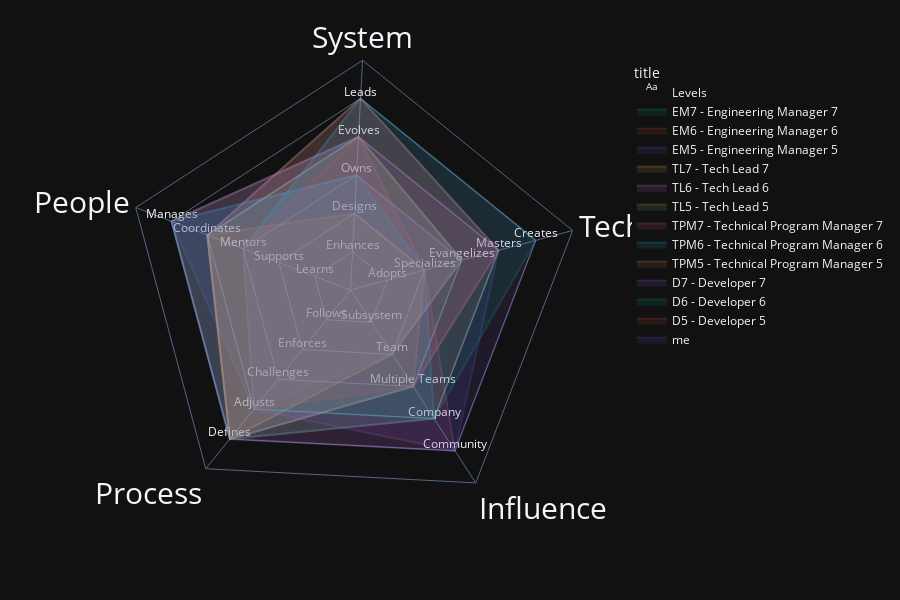

Here is the notebook cell this chart was saved with:
### Code cell
plot_engineering_ladders([me, *levels(min=5)], template="plotly_dark", height=600).update_traces(opacity=0.2, selector=lambda trace: trace.name!="Levels")

### Figure 1 — Plotly figure (JSON) as saved in the notebook; plotly's stock layout.template omitted (floating-point values rounded to 4 significant figures)
{"data": [{"hovertemplate": ["Actively learns and adopts the<br>technology and tools defined<br>by the team", "Is the go-to person for one or<br>more technologies and takes<br>initiative to learn new ones", "Researches, creates proofs of<br>concept and introduces new<br>technologies to the team", "Has very deep knowledge about<br>the whole technology stack of<br>the system", "Designs and creates new<br>technologies that are widely<br>used either by internal or<br>external teams", "Successfully pushes new<br>features and bug fixes to<br>improve and extend the system", "Designs and implements medium<br>to large size features while<br>reducing the system’s tech<br>debt", "Owns the production operation<br>and monitoring of the system<br>and is aware of its SLAs", "Evolves the architecture to<br>support future requirements<br>and defines its SLAs", "Leads the technical excellence<br>of the system and creates<br>plans to mitigate outages", "Quickly learns from others and<br>consistently steps up when it<br>is required", "Proactively supports other<br>team members and helps them to<br>be successful", "Mentors others to accelerate<br>their career-growth and<br>encourages them to participate", "Coordinates team members<br>providing effective feedback<br>and moderating discussions", "Manages the team members’<br>career, expectations,<br>performance and level of<br>happiness", "Follows the team processes,<br>delivering a consistent flow<br>of features to production", "Enforces the team processes,<br>making sure everybody<br>understands the benefits and<br>tradeoffs", "Challenges the team processes,<br>looking for ways to improve<br>them", "Adjusts the team processes,<br>listening to feedback and<br>guiding the team through the<br>changes", "Defines the right processes<br>for the team’s maturity level,<br>balancing agility and<br>discipline", "Makes an impact on one or more<br>subsystems", "Makes an impact on the whole<br>team, not just on specific<br>parts of it", "Makes an impact not only<br>his/her team but also on other<br>teams", "Makes an impact on the whole<br>tech organization", "Makes an impact on the tech<br>community"], "mode": "text", "name": "Levels", "r": [1, 2, 3, 4, 5, 1, 2, 3, 4, 5, 1, 2, 3, 4, 5, 1, 2, 3, 4, 5, 1, 2, 3, 4, 5], "text": ["Adopts", "Specializes", "Evangelizes", "Masters", "Creates", "Enhances", "Designs", "Owns", "Evolves", "Leads", "Learns", "Supports", "Mentors", "Coordinates", "Manages", "Follows", "Enforces", "Challenges", "Adjusts", "Defines", "Subsystem", "Team", "Multiple Teams", "Company", "Community"], "textposition": "top center", "theta": ["Technology", "Technology", "Technology", "Technology", "Technology", "System", "System", "System", "System", "System", "People", "People", "People", "People", "People", "Process", "Process", "Process", "Process", "Process", "Influence", "Influence", "Influence", "Influence", "Influence"], "type": "scatterpolar"}, {"customdata": [["Researches, creates proofs of<br>concept and introduces new<br>technologies to the team"], ["Evolves the architecture to<br>support future requirements<br>and defines its SLAs"], ["Manages the team members’<br>career, expectations,<br>performance and level of<br>happiness"], ["Defines the right processes<br>for the team’s maturity level,<br>balancing agility and<br>discipline"], ["Makes an impact not only<br>his/her team but also on other<br>teams"], ["Researches, creates proofs of<br>concept and introduces new<br>technologies to the team"]], "fill": "toself", "hovertemplate": "<b>%{hovertext}</b><br><br>title=EM7 - Engineering Manager 7<br>value=%{r}<br>axis=%{theta}<br>description=%{customdata[0]}<extra></extra>", "hovertext": ["EVANGELIZES", "EVOLVES", "MANAGES", "DEFINES", "MULTIPLE_TEAMS", "EVANGELIZES"], "legendgroup": "EM7 - Engineering Manager 7", "line": {"color": "#00cc96", "dash": "solid"}, "marker": {"symbol": "circle"}, "mode": "lines", "name": "EM7 - Engineering Manager 7", "opacity": 0.2, "r": [3, 4, 5, 5, 3, 3], "showlegend": true, "subplot": "polar", "theta": ["Technology", "System", "People", "Process", "Influence", "Technology"], "type": "scatterpolar"}, {"customdata": [["Researches, creates proofs of<br>concept and introduces new<br>technologies to the team"], ["Evolves the architecture to<br>support future requirements<br>and defines its SLAs"], ["Manages the team members’<br>career, expectations,<br>performance and level of<br>happiness"], ["Defines the right processes<br>for the team’s maturity level,<br>balancing agility and<br>discipline"], ["Makes an impact on the whole<br>team, not just on specific<br>parts of it"], ["Researches, creates proofs of<br>concept and introduces new<br>technologies to the team"]], "fill": "toself", "hovertemplate": "<b>%{hovertext}</b><br><br>title=EM6 - Engineering Manager 6<br>value=%{r}<br>axis=%{theta}<br>description=%{customdata[0]}<extra></extra>", "hovertext": ["EVANGELIZES", "EVOLVES", "MANAGES", "DEFINES", "TEAM", "EVANGELIZES"], "legendgroup": "EM6 - Engineering Manager 6", "line": {"color": "#EF553B", "dash": "solid"}, "marker": {"symbol": "circle"}, "mode": "lines", "name": "EM6 - Engineering Manager 6", "opacity": 0.2, "r": [3, 4, 5, 5, 2, 3], "showlegend": true, "subplot": "polar", "theta": ["Technology", "System", "People", "Process", "Influence", "Technology"], "type": "scatterpolar"}, {"customdata": [["Researches, creates proofs of<br>concept and introduces new<br>technologies to the team"], ["Owns the production operation<br>and monitoring of the system<br>and is aware of its SLAs"], ["Manages the team members’<br>career, expectations,<br>performance and level of<br>happiness"], ["Adjusts the team processes,<br>listening to feedback and<br>guiding the team through the<br>changes"], ["Makes an impact on the whole<br>team, not just on specific<br>parts of it"], ["Researches, creates proofs of<br>concept and introduces new<br>technologies to the team"]], "fill": "toself", "hovertemplate": "<b>%{hovertext}</b><br><br>title=EM5 - Engineering Manager 5<br>value=%{r}<br>axis=%{theta}<br>description=%{customdata[0]}<extra></extra>", "hovertext": ["EVANGELIZES", "OWNS", "MANAGES", "ADJUSTS", "TEAM", "EVANGELIZES"], "legendgroup": "EM5 - Engineering Manager 5", "line": {"color": "#636efa", "dash": "solid"}, "marker": {"symbol": "circle"}, "mode": "lines", "name": "EM5 - Engineering Manager 5", "opacity": 0.2, "r": [3, 3, 5, 4, 2, 3], "showlegend": true, "subplot": "polar", "theta": ["Technology", "System", "People", "Process", "Influence", "Technology"], "type": "scatterpolar"}, {"customdata": [["Has very deep knowledge about<br>the whole technology stack of<br>the system"], ["Leads the technical excellence<br>of the system and creates<br>plans to mitigate outages"], ["Coordinates team members<br>providing effective feedback<br>and moderating discussions"], ["Defines the right processes<br>for the team’s maturity level,<br>balancing agility and<br>discipline"], ["Makes an impact on the whole<br>tech organization"], ["Has very deep knowledge about<br>the whole technology stack of<br>the system"]], "fill": "toself", "hovertemplate": "<b>%{hovertext}</b><br><br>title=TL7 - Tech Lead 7<br>value=%{r}<br>axis=%{theta}<br>description=%{customdata[0]}<extra></extra>", "hovertext": ["MASTERS", "LEADS", "COORDINATES", "DEFINES", "COMPANY", "MASTERS"], "legendgroup": "TL7 - Tech Lead 7", "line": {"color": "#FECB52", "dash": "solid"}, "marker": {"symbol": "circle"}, "mode": "lines", "name": "TL7 - Tech Lead 7", "opacity": 0.2, "r": [4, 5, 4, 5, 4, 4], "showlegend": true, "subplot": "polar", "theta": ["Technology", "System", "People", "Process", "Influence", "Technology"], "type": "scatterpolar"}, {"customdata": [["Has very deep knowledge about<br>the whole technology stack of<br>the system"], ["Leads the technical excellence<br>of the system and creates<br>plans to mitigate outages"], ["Coordinates team members<br>providing effective feedback<br>and moderating discussions"], ["Defines the right processes<br>for the team’s maturity level,<br>balancing agility and<br>discipline"], ["Makes an impact not only<br>his/her team but also on other<br>teams"], ["Has very deep knowledge about<br>the whole technology stack of<br>the system"]], "fill": "toself", "hovertemplate": "<b>%{hovertext}</b><br><br>title=TL6 - Tech Lead 6<br>value=%{r}<br>axis=%{theta}<br>description=%{customdata[0]}<extra></extra>", "hovertext": ["MASTERS", "LEADS", "COORDINATES", "DEFINES", "MULTIPLE_TEAMS", "MASTERS"], "legendgroup": "TL6 - Tech Lead 6", "line": {"color": "#FF97FF", "dash": "solid"}, "marker": {"symbol": "circle"}, "mode": "lines", "name": "TL6 - Tech Lead 6", "opacity": 0.2, "r": [4, 5, 4, 5, 3, 4], "showlegend": true, "subplot": "polar", "theta": ["Technology", "System", "People", "Process", "Influence", "Technology"], "type": "scatterpolar"}, {"customdata": [["Researches, creates proofs of<br>concept and introduces new<br>technologies to the team"], ["Evolves the architecture to<br>support future requirements<br>and defines its SLAs"], ["Coordinates team members<br>providing effective feedback<br>and moderating discussions"], ["Defines the right processes<br>for the team’s maturity level,<br>balancing agility and<br>discipline"], ["Makes an impact on the whole<br>team, not just on specific<br>parts of it"], ["Researches, creates proofs of<br>concept and introduces new<br>technologies to the team"]], "fill": "toself", "hovertemplate": "<b>%{hovertext}</b><br><br>title=TL5 - Tech Lead 5<br>value=%{r}<br>axis=%{theta}<br>description=%{customdata[0]}<extra></extra>", "hovertext": ["EVANGELIZES", "EVOLVES", "COORDINATES", "DEFINES", "TEAM", "EVANGELIZES"], "legendgroup": "TL5 - Tech Lead 5", "line": {"color": "#B6E880", "dash": "solid"}, "marker": {"symbol": "circle"}, "mode": "lines", "name": "TL5 - Tech Lead 5", "opacity": 0.2, "r": [3, 4, 4, 5, 2, 3], "showlegend": true, "subplot": "polar", "theta": ["Technology", "System", "People", "Process", "Influence", "Technology"], "type": "scatterpolar"}, {"customdata": [["Is the go-to person for one or<br>more technologies and takes<br>initiative to learn new ones"], ["Evolves the architecture to<br>support future requirements<br>and defines its SLAs"], ["Manages the team members’<br>career, expectations,<br>performance and level of<br>happiness"], ["Defines the right processes<br>for the team’s maturity level,<br>balancing agility and<br>discipline"], ["Makes an impact on the tech<br>community"], ["Is the go-to person for one or<br>more technologies and takes<br>initiative to learn new ones"]], "fill": "toself", "hovertemplate": "<b>%{hovertext}</b><br><br>title=TPM7 - Technical Program Manager 7<br>value=%{r}<br>axis=%{theta}<br>description=%{customdata[0]}<extra></extra>", "hovertext": ["SPECIALIZES", "EVOLVES", "MANAGES", "DEFINES", "COMMUNITY", "SPECIALIZES"], "legendgroup": "TPM7 - Technical Program Manager 7", "line": {"color": "#FF6692", "dash": "solid"}, "marker": {"symbol": "circle"}, "mode": "lines", "name": "TPM7 - Technical Program Manager 7", "opacity": 0.2, "r": [2, 4, 5, 5, 5, 2], "showlegend": true, "subplot": "polar", "theta": ["Technology", "System", "People", "Process", "Influence", "Technology"], "type": "scatterpolar"}, {"customdata": [["Is the go-to person for one or<br>more technologies and takes<br>initiative to learn new ones"], ["Owns the production operation<br>and monitoring of the system<br>and is aware of its SLAs"], ["Manages the team members’<br>career, expectations,<br>performance and level of<br>happiness"], ["Defines the right processes<br>for the team’s maturity level,<br>balancing agility and<br>discipline"], ["Makes an impact on the whole<br>tech organization"], ["Is the go-to person for one or<br>more technologies and takes<br>initiative to learn new ones"]], "fill": "toself", "hovertemplate": "<b>%{hovertext}</b><br><br>title=TPM6 - Technical Program Manager 6<br>value=%{r}<br>axis=%{theta}<br>description=%{customdata[0]}<extra></extra>", "hovertext": ["SPECIALIZES", "OWNS", "MANAGES", "DEFINES", "COMPANY", "SPECIALIZES"], "legendgroup": "TPM6 - Technical Program Manager 6", "line": {"color": "#19d3f3", "dash": "solid"}, "marker": {"symbol": "circle"}, "mode": "lines", "name": "TPM6 - Technical Program Manager 6", "opacity": 0.2, "r": [2, 3, 5, 5, 4, 2], "showlegend": true, "subplot": "polar", "theta": ["Technology", "System", "People", "Process", "Influence", "Technology"], "type": "scatterpolar"}, {"customdata": [["Is the go-to person for one or<br>more technologies and takes<br>initiative to learn new ones"], ["Designs and implements medium<br>to large size features while<br>reducing the system’s tech<br>debt"], ["Coordinates team members<br>providing effective feedback<br>and moderating discussions"], ["Defines the right processes<br>for the team’s maturity level,<br>balancing agility and<br>discipline"], ["Makes an impact not only<br>his/her team but also on other<br>teams"], ["Is the go-to person for one or<br>more technologies and takes<br>initiative to learn new ones"]], "fill": "toself", "hovertemplate": "<b>%{hovertext}</b><br><br>title=TPM5 - Technical Program Manager 5<br>value=%{r}<br>axis=%{theta}<br>description=%{customdata[0]}<extra></extra>", "hovertext": ["SPECIALIZES", "DESIGNS", "COORDINATES", "DEFINES", "MULTIPLE_TEAMS", "SPECIALIZES"], "legendgroup": "TPM5 - Technical Program Manager 5", "line": {"color": "#FFA15A", "dash": "solid"}, "marker": {"symbol": "circle"}, "mode": "lines", "name": "TPM5 - Technical Program Manager 5", "opacity": 0.2, "r": [2, 2, 4, 5, 3, 2], "showlegend": true, "subplot": "polar", "theta": ["Technology", "System", "People", "Process", "Influence", "Technology"], "type": "scatterpolar"}, {"customdata": [["Designs and creates new<br>technologies that are widely<br>used either by internal or<br>external teams"], ["Leads the technical excellence<br>of the system and creates<br>plans to mitigate outages"], ["Mentors others to accelerate<br>their career-growth and<br>encourages them to participate"], ["Adjusts the team processes,<br>listening to feedback and<br>guiding the team through the<br>changes"], ["Makes an impact on the tech<br>community"], ["Designs and creates new<br>technologies that are widely<br>used either by internal or<br>external teams"]], "fill": "toself", "hovertemplate": "<b>%{hovertext}</b><br><br>title=D7 - Developer 7<br>value=%{r}<br>axis=%{theta}<br>description=%{customdata[0]}<extra></extra>", "hovertext": ["CREATES", "LEADS", "MENTORS", "ADJUSTS", "COMMUNITY", "CREATES"], "legendgroup": "D7 - Developer 7", "line": {"color": "#ab63fa", "dash": "solid"}, "marker": {"symbol": "circle"}, "mode": "lines", "name": "D7 - Developer 7", "opacity": 0.2, "r": [5, 5, 3, 4, 5, 5], "showlegend": true, "subplot": "polar", "theta": ["Technology", "System", "People", "Process", "Influence", "Technology"], "type": "scatterpolar"}, {"customdata": [["Designs and creates new<br>technologies that are widely<br>used either by internal or<br>external teams"], ["Leads the technical excellence<br>of the system and creates<br>plans to mitigate outages"], ["Mentors others to accelerate<br>their career-growth and<br>encourages them to participate"], ["Adjusts the team processes,<br>listening to feedback and<br>guiding the team through the<br>changes"], ["Makes an impact on the whole<br>tech organization"], ["Designs and creates new<br>technologies that are widely<br>used either by internal or<br>external teams"]], "fill": "toself", "hovertemplate": "<b>%{hovertext}</b><br><br>title=D6 - Developer 6<br>value=%{r}<br>axis=%{theta}<br>description=%{customdata[0]}<extra></extra>", "hovertext": ["CREATES", "LEADS", "MENTORS", "ADJUSTS", "COMPANY", "CREATES"], "legendgroup": "D6 - Developer 6", "line": {"color": "#00cc96", "dash": "solid"}, "marker": {"symbol": "circle"}, "mode": "lines", "name": "D6 - Developer 6", "opacity": 0.2, "r": [5, 5, 3, 4, 4, 5], "showlegend": true, "subplot": "polar", "theta": ["Technology", "System", "People", "Process", "Influence", "Technology"], "type": "scatterpolar"}, {"customdata": [["Has very deep knowledge about<br>the whole technology stack of<br>the system"], ["Evolves the architecture to<br>support future requirements<br>and defines its SLAs"], ["Mentors others to accelerate<br>their career-growth and<br>encourages them to participate"], ["Adjusts the team processes,<br>listening to feedback and<br>guiding the team through the<br>changes"], ["Makes an impact not only<br>his/her team but also on other<br>teams"], ["Has very deep knowledge about<br>the whole technology stack of<br>the system"]], "fill": "toself", "hovertemplate": "<b>%{hovertext}</b><br><br>title=D5 - Developer 5<br>value=%{r}<br>axis=%{theta}<br>description=%{customdata[0]}<extra></extra>", "hovertext": ["MASTERS", "EVOLVES", "MENTORS", "ADJUSTS", "MULTIPLE_TEAMS", "MASTERS"], "legendgroup": "D5 - Developer 5", "line": {"color": "#EF553B", "dash": "solid"}, "marker": {"symbol": "circle"}, "mode": "lines", "name": "D5 - Developer 5", "opacity": 0.2, "r": [4, 4, 3, 4, 3, 4], "showlegend": true, "subplot": "polar", "theta": ["Technology", "System", "People", "Process", "Influence", "Technology"], "type": "scatterpolar"}, {"customdata": [["Has very deep knowledge about<br>the whole technology stack of<br>the system"], ["Evolves the architecture to<br>support future requirements<br>and defines its SLAs"], ["Manages the team members’<br>career, expectations,<br>performance and level of<br>happiness"], ["Defines the right processes<br>for the team’s maturity level,<br>balancing agility and<br>discipline"], ["Makes an impact on the tech<br>community"], ["Has very deep knowledge about<br>the whole technology stack of<br>the system"]], "fill": "toself", "hovertemplate": "<b>%{hovertext}</b><br><br>title=me<br>value=%{r}<br>axis=%{theta}<br>description=%{customdata[0]}<extra></extra>", "hovertext": ["MASTERS", "EVOLVES", "MANAGES", "DEFINES", "COMMUNITY", "MASTERS"], "legendgroup": "me", "line": {"color": "#636efa", "dash": "solid"}, "marker": {"symbol": "circle"}, "mode": "lines", "name": "me", "opacity": 0.2, "r": [4, 4, 5, 5, 5, 4], "showlegend": true, "subplot": "polar", "theta": ["Technology", "System", "People", "Process", "Influence", "Technology"], "type": "scatterpolar"}], "layout": {"height": 600, "legend": {"title": {"text": "title"}, "tracegroupgap": 0}, "margin": {"t": 60}, "polar": {"angularaxis": {"rotation": 15, "tickfont": {"size": 30}}, "domain": {"x": [0, 1], "y": [0, 1]}, "gridshape": "linear", "radialaxis": {"dtick": 1, "range": [0, 6], "showline": false, "showticklabels": false, "visible": true}}}}
